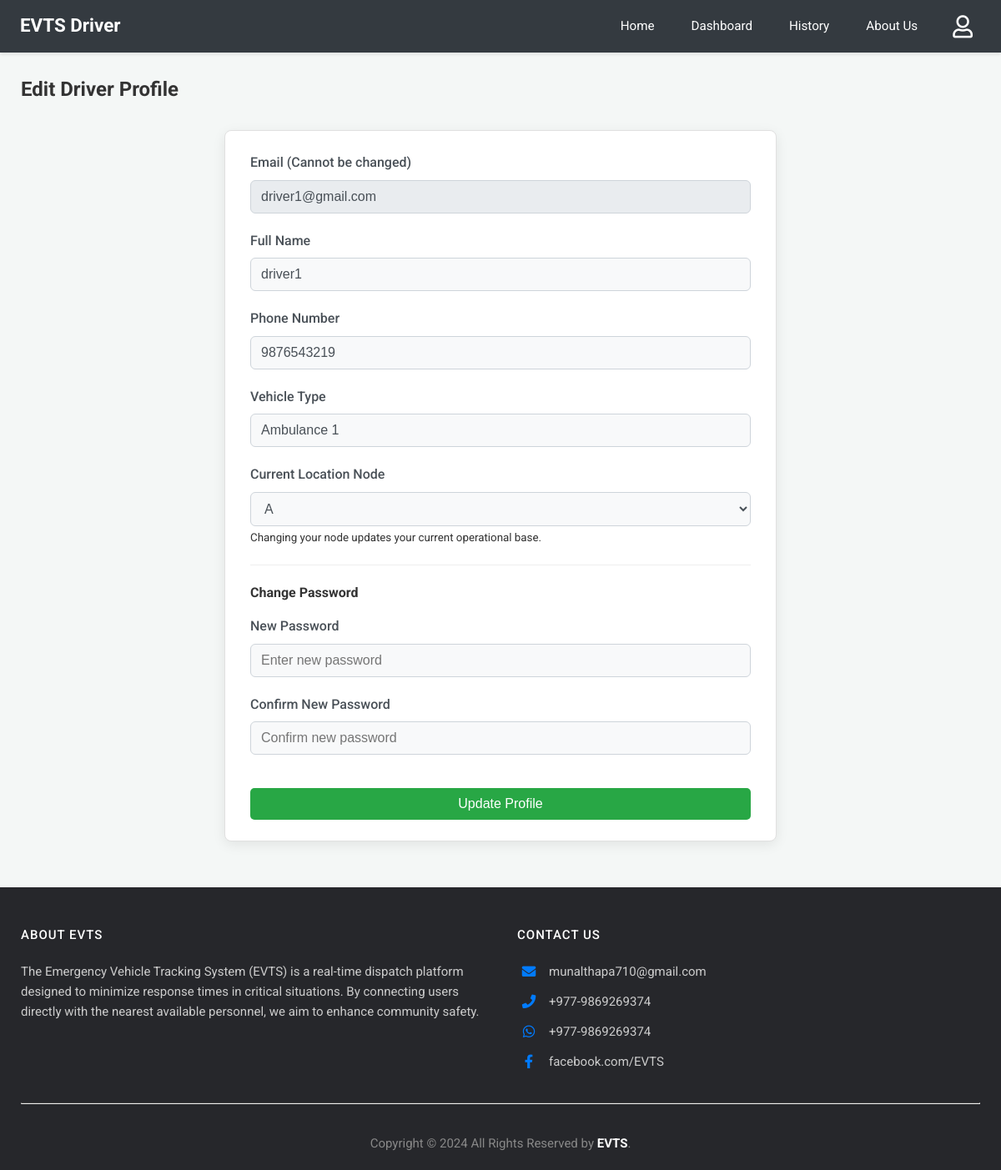
Screenshot of /edit-driver-profile (signed in) with the database file from the repository.
### app.py (models this page shows)
class Driver(db.Model):
    email = db.Column(db.String(120), primary_key=True)
    name = db.Column(db.String(100))
    phone = db.Column(db.String(15))
    password = db.Column(db.String(256)) # Increased length for hash
    vehicle = db.Column(db.String(50))
    node = db.Column(db.String(10), nullable=False)
    is_approved = db.Column(db.Boolean, default=False, nullable=False)

### app.py (the view, shortened to what this page needs)
@app.route('/edit-driver-profile', methods=['GET', 'POST'])
@login_required_driver
def edit_driver_profile():
    driver = Driver.query.get(session['driver'])
    if not driver:
        flash('Driver not found.', 'error')
        return redirect(url_for('login'))
    response = make_response(render_template('edit_driver_profile.html', driver=driver, nodes=coordinates.keys(), title="Edit Driver Profile"))
    return add_no_cache_to_response(response)

### app.py (called while the page is built)
def login_required_driver(f):
    @wraps(f)
    def decorated_function(*args, **kwargs):
        if 'driver' not in session:
            return redirect(url_for('login', next=request.url))
        return f(*args, **kwargs)
    return decorated_function

def add_no_cache_to_response(response):
    response.headers["Cache-Control"] = "no-cache, no-store, must-revalidate, public, max-age=0"
    response.headers["Pragma"] = "no-cache"
    response.headers["Expires"] = "0"
    return response

### templates/edit_driver_profile.html (shortened to what this page needs)
{% extends 'driver_base.html' %}
{% block content %}
<h2>Edit Driver Profile</h2>
<form method="POST" action="{{ url_for('edit_driver_profile') }}" class="profile-edit-form">
    <div class="form-group">
        <label for="email">Email (Cannot be changed)</label>
        <input type="email" id="email" name="email" value="{{ driver.email }}" class="form-control" readonly>
    </div>
    <div class="form-group">
        <label for="name">Full Name</label>
        <input type="text" id="name" name="name" value="{{ driver.name }}" class="form-control" required>
    </div>
    <div class="form-group">
        <label for="phone">Phone Number</label>
        <input type="tel" id="phone" name="phone" value="{{ driver.phone }}" class="form-control" required>
    </div>
    <div class="form-group">
        <label for="vehicle">Vehicle Type</label>
        <input type="text" id="vehicle" name="vehicle" value="{{ driver.vehicle }}" class="form-control" required>
    </div>
    <div class="form-group">
        <label for="node">Current Location Node</label>
        <select id="node" name="node" class="form-control">
            {% for node_key in nodes %}
            <option value="{{ node_key }}" {% if driver.node == node_key %}selected{% endif %}>
                {{ node_key }}
            </option>
            {% endfor %}
        </select>
         <small class="form-text text-muted">Changing your node updates your current operational base.</small>
    </div>
    <hr style="margin: 20px 0;">
    <h4 style="margin-bottom:15px;">Change Password</h4>
    <div class="form-group">
        <label for="new_password">New Password</label>
        <input type="password" id="new_password" name="new_password" class="form-control" placeholder="Enter new password">
    </div>
    <div class="form-group">
        <label for="confirm_password">Confirm New Password</label>
        <input type="password" id="confirm_password" name="confirm_password" class="form-control" placeholder="Confirm new password">
    </div>
    <button type="submit" class="button-style btn-confirm" style="margin-top: 20px; width: 100%;">Update Profile</button>
</form>
{% endblock %}

### static/css/dashboard_styles.css (style rules this page uses)
body { font-family: 'Roboto', 'Segoe UI', Tahoma, Geneva, Verdana, sans-serif; margin: 0; background-color: #f4f7f6; color: #333; line-height: 1.6; }
.dashboard-content h2, .dashboard-content h3, .dashboard-content h4 { color: #333; margin-top: 0; }
button, .button-style { background-color: #007bff; color: white; padding: 10px 18px; border: none; border-radius: 5px; cursor: pointer; font-size: 1em; transition: background-color 0.2s ease, box-shadow 0.2s ease; text-decoration: none; display: inline-block; text-align: center; }
button.btn-confirm, .button-style.btn-confirm { background-color: #28a745; }
.profile-edit-form { max-width: 600px; margin: 30px auto; padding: 25px 30px; background-color: #ffffff; border-radius: 8px; box-shadow: 0 4px 15px rgba(0,0,0,0.08); border: 1px solid #e0e0e0; }
.profile-edit-form .form-group { margin-bottom: 20px; }
.profile-edit-form label { display: block; margin-bottom: 8px; font-weight: 500; color: #495057; }
.profile-edit-form .form-control { width: 100%; padding: 10px 12px; border: 1px solid #ced4da; border-radius: 6px; box-sizing: border-box; font-size: 1em; color: #495057; background-color: #f8f9fa; }
.profile-edit-form .form-control[readonly] { background-color: #e9ecef; cursor: not-allowed; }
.profile-edit-form hr { margin-top: 25px; margin-bottom: 25px; border: 0; border-top: 1px solid #eee; }

### rows the page displays
Driver: email "driver1@gmail.com", name "driver1", phone "9876543219", vehicle "Ambulance 1", node "A"
